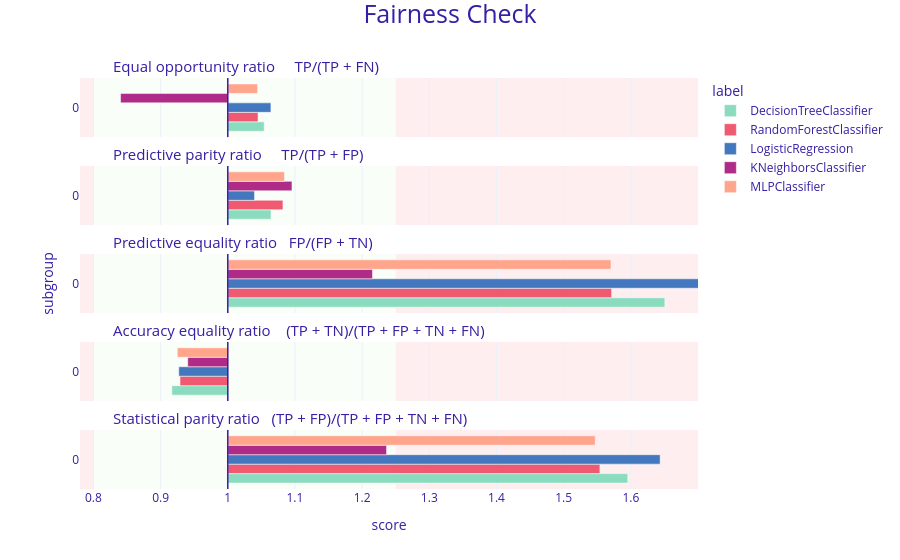

The code cell stored with this chart in its notebook:
### Markdown cell above
We consider the **True Positive Rate (TPR)** to be the most important metric to evaluate for overall diagnostic success, because preserving patient quality of life by correctly detecting mortal cases is the primary objective. 

For this analysis, we defined **Females** as our baseline (**"privileged"** group). However, when looking at the actual metrics, we do *not* consider women to be genuinely privileged by these models. Our `dalex` fairness checks calculate ratios as the *Male metric divided by the Female metric*. Because most resulting ratios are greater than 1, it demonstrates that the system consistently yields higher metric values for men. In other words, the system actually performs worse—and is less sensitive—for women.

Applying the four-fifths rule ($\epsilon = 0.8$), the ratio of the Male metric to the Female metric must fall strictly between **0.80 and 1.25** for a model to be considered fair. Based on the checks, we conclude:

* **Fairness in True Detections (TPR, ACC, PPV):** All five models perform fairly regarding TPR, Accuracy (ACC), and Positive Predictive Value (PPV), staying within the 0.80–1.25 range. Medically, our models are highly equitable at identifying patients who actually experience COVID-19 mortality without missing cases disproportionately in either sex.
* **Significant Bias Detected (FPR, STP):** **Four out of our five models failed the fairness check** due to significant bias in the False Positive Rate (FPR) and Statistical Parity (STP). The ratios for the Decision Tree, Random Forest, Logistic Regression, and MLP far exceeded the 1.25 upper limit (e.g., MLP FPR ratio = 1.57, Logistic Regression FPR ratio = 1.71).
* **The KNN Exception:** The only model to technically pass the fairness check without triggering an alert was **KNN**. However, looking closely at its metrics, it barely passed: its FPR (1.215) and STP (1.236) are resting right on the absolute edge of the 1.25 failure threshold, and its TPR dropped significantly to 0.84.
* **Clinical Context:** Because these ratios are *Male / Female*, an FPR ratio like 1.71 means the models drastically over-predict fatal outcomes for male patients. They generate false alarms for men at a rate roughly **57% to 71% higher** than they do for women. 

Our most robust and high-performing models are **not fair**. While they successfully detect true fatal cases equally, they exhibit a heavy bias by vastly over-estimating risk for men, leading to disproportionate resource-denying false positives. While KNN technically passes the fairness threshold, its borderline ratios and poor overall predictive performance (noted in previous sections) make it an inadequate solution. Bias mitigation will be necessary for our top classifiers.

## **9.4 Visualization**
We can plot and compare the fairness metrics of every classifier to visually confirm our findings:
- Fairness Check (Default)
- Metric scores
- Parity-loss graphics (Stacked, Fairness Radar)
- Performance & fairness

### **9.4.1 Fairness check (relative values)**

### Code cell
mf_tree.plot(objects= [mf_forest, mf_logreg, mf_knn, mf_mlp])

### Figure 1 — Plotly figure (JSON) as saved in the notebook; plotly's stock layout.template omitted (floating-point values rounded to 4 significant figures)
{"data": [{"alignmentgroup": "True", "customdata": [["0", 1.054, "DecisionTreeClassifier"]], "hovertemplate": "<b>%{customdata[2]}</b><br>Subgroup: %{customdata[0]}<br>Score: %{customdata[1]}<br><extra></extra>", "legendgroup": "DecisionTreeClassifier", "marker": {"color": "#8bdcbe", "pattern": {"shape": ""}}, "name": "DecisionTreeClassifier", "offsetgroup": "DecisionTreeClassifier", "orientation": "h", "showlegend": true, "textposition": "auto", "type": "bar", "x": [0.05418], "xaxis": "x5", "y": [0.5], "yaxis": "y5"}, {"alignmentgroup": "True", "customdata": [["0", 1.064, "DecisionTreeClassifier"]], "hovertemplate": "<b>%{customdata[2]}</b><br>Subgroup: %{customdata[0]}<br>Score: %{customdata[1]}<br><extra></extra>", "legendgroup": "DecisionTreeClassifier", "marker": {"color": "#8bdcbe", "pattern": {"shape": ""}}, "name": "DecisionTreeClassifier", "offsetgroup": "DecisionTreeClassifier", "orientation": "h", "showlegend": false, "textposition": "auto", "type": "bar", "x": [0.06436], "xaxis": "x4", "y": [0.5], "yaxis": "y4"}, {"alignmentgroup": "True", "customdata": [["0", 1.651, "DecisionTreeClassifier"]], "hovertemplate": "<b>%{customdata[2]}</b><br>Subgroup: %{customdata[0]}<br>Score: %{customdata[1]}<br><extra></extra>", "legendgroup": "DecisionTreeClassifier", "marker": {"color": "#8bdcbe", "pattern": {"shape": ""}}, "name": "DecisionTreeClassifier", "offsetgroup": "DecisionTreeClassifier", "orientation": "h", "showlegend": false, "textposition": "auto", "type": "bar", "x": [0.6507], "xaxis": "x3", "y": [0.5], "yaxis": "y3"}, {"alignmentgroup": "True", "customdata": [["0", 0.917, "DecisionTreeClassifier"]], "hovertemplate": "<b>%{customdata[2]}</b><br>Subgroup: %{customdata[0]}<br>Score: %{customdata[1]}<br><extra></extra>", "legendgroup": "DecisionTreeClassifier", "marker": {"color": "#8bdcbe", "pattern": {"shape": ""}}, "name": "DecisionTreeClassifier", "offsetgroup": "DecisionTreeClassifier", "orientation": "h", "showlegend": false, "textposition": "auto", "type": "bar", "x": [-0.08324], "xaxis": "x2", "y": [0.5], "yaxis": "y2"}, {"alignmentgroup": "True", "customdata": [["0", 1.595, "DecisionTreeClassifier"]], "hovertemplate": "<b>%{customdata[2]}</b><br>Subgroup: %{customdata[0]}<br>Score: %{customdata[1]}<br><extra></extra>", "legendgroup": "DecisionTreeClassifier", "marker": {"color": "#8bdcbe", "pattern": {"shape": ""}}, "name": "DecisionTreeClassifier", "offsetgroup": "DecisionTreeClassifier", "orientation": "h", "showlegend": false, "textposition": "auto", "type": "bar", "x": [0.5955], "xaxis": "x", "y": [0.5], "yaxis": "y"}, {"alignmentgroup": "True", "customdata": [["0", 1.045, "RandomForestClassifier"]], "hovertemplate": "<b>%{customdata[2]}</b><br>Subgroup: %{customdata[0]}<br>Score: %{customdata[1]}<br><extra></extra>", "legendgroup": "RandomForestClassifier", "marker": {"color": "#f05a71", "pattern": {"shape": ""}}, "name": "RandomForestClassifier", "offsetgroup": "RandomForestClassifier", "orientation": "h", "showlegend": true, "textposition": "auto", "type": "bar", "x": [0.04508], "xaxis": "x5", "y": [0.5], "yaxis": "y5"}, {"alignmentgroup": "True", "customdata": [["0", 1.082, "RandomForestClassifier"]], "hovertemplate": "<b>%{customdata[2]}</b><br>Subgroup: %{customdata[0]}<br>Score: %{customdata[1]}<br><extra></extra>", "legendgroup": "RandomForestClassifier", "marker": {"color": "#f05a71", "pattern": {"shape": ""}}, "name": "RandomForestClassifier", "offsetgroup": "RandomForestClassifier", "orientation": "h", "showlegend": false, "textposition": "auto", "type": "bar", "x": [0.08213], "xaxis": "x4", "y": [0.5], "yaxis": "y4"}, {"alignmentgroup": "True", "customdata": [["0", 1.571, "RandomForestClassifier"]], "hovertemplate": "<b>%{customdata[2]}</b><br>Subgroup: %{customdata[0]}<br>Score: %{customdata[1]}<br><extra></extra>", "legendgroup": "RandomForestClassifier", "marker": {"color": "#f05a71", "pattern": {"shape": ""}}, "name": "RandomForestClassifier", "offsetgroup": "RandomForestClassifier", "orientation": "h", "showlegend": false, "textposition": "auto", "type": "bar", "x": [0.5714], "xaxis": "x3", "y": [0.5], "yaxis": "y3"}, {"alignmentgroup": "True", "customdata": [["0", 0.929, "RandomForestClassifier"]], "hovertemplate": "<b>%{customdata[2]}</b><br>Subgroup: %{customdata[0]}<br>Score: %{customdata[1]}<br><extra></extra>", "legendgroup": "RandomForestClassifier", "marker": {"color": "#f05a71", "pattern": {"shape": ""}}, "name": "RandomForestClassifier", "offsetgroup": "RandomForestClassifier", "orientation": "h", "showlegend": false, "textposition": "auto", "type": "bar", "x": [-0.0711], "xaxis": "x2", "y": [0.5], "yaxis": "y2"}, {"alignmentgroup": "True", "customdata": [["0", 1.554, "RandomForestClassifier"]], "hovertemplate": "<b>%{customdata[2]}</b><br>Subgroup: %{customdata[0]}<br>Score: %{customdata[1]}<br><extra></extra>", "legendgroup": "RandomForestClassifier", "marker": {"color": "#f05a71", "pattern": {"shape": ""}}, "name": "RandomForestClassifier", "offsetgroup": "RandomForestClassifier", "orientation": "h", "showlegend": false, "textposition": "auto", "type": "bar", "x": [0.554], "xaxis": "x", "y": [0.5], "yaxis": "y"}, {"alignmentgroup": "True", "customdata": [["0", 1.064, "LogisticRegression"]], "hovertemplate": "<b>%{customdata[2]}</b><br>Subgroup: %{customdata[0]}<br>Score: %{customdata[1]}<br><extra></extra>", "legendgroup": "LogisticRegression", "marker": {"color": "#4378bf", "pattern": {"shape": ""}}, "name": "LogisticRegression", "offsetgroup": "LogisticRegression", "orientation": "h", "showlegend": true, "textposition": "auto", "type": "bar", "x": [0.0642], "xaxis": "x5", "y": [0.5], "yaxis": "y5"}, {"alignmentgroup": "True", "customdata": [["0", 1.04, "LogisticRegression"]], "hovertemplate": "<b>%{customdata[2]}</b><br>Subgroup: %{customdata[0]}<br>Score: %{customdata[1]}<br><extra></extra>", "legendgroup": "LogisticRegression", "marker": {"color": "#4378bf", "pattern": {"shape": ""}}, "name": "LogisticRegression", "offsetgroup": "LogisticRegression", "orientation": "h", "showlegend": false, "textposition": "auto", "type": "bar", "x": [0.03982], "xaxis": "x4", "y": [0.5], "yaxis": "y4"}, {"alignmentgroup": "True", "customdata": [["0", 1.713, "LogisticRegression"]], "hovertemplate": "<b>%{customdata[2]}</b><br>Subgroup: %{customdata[0]}<br>Score: %{customdata[1]}<br><extra></extra>", "legendgroup": "LogisticRegression", "marker": {"color": "#4378bf", "pattern": {"shape": ""}}, "name": "LogisticRegression", "offsetgroup": "LogisticRegression", "orientation": "h", "showlegend": false, "textposition": "auto", "type": "bar", "x": [0.713], "xaxis": "x3", "y": [0.5], "yaxis": "y3"}, {"alignmentgroup": "True", "customdata": [["0", 0.927, "LogisticRegression"]], "hovertemplate": "<b>%{customdata[2]}</b><br>Subgroup: %{customdata[0]}<br>Score: %{customdata[1]}<br><extra></extra>", "legendgroup": "LogisticRegression", "marker": {"color": "#4378bf", "pattern": {"shape": ""}}, "name": "LogisticRegression", "offsetgroup": "LogisticRegression", "orientation": "h", "showlegend": false, "textposition": "auto", "type": "bar", "x": [-0.07298], "xaxis": "x2", "y": [0.5], "yaxis": "y2"}, {"alignmentgroup": "True", "customdata": [["0", 1.644, "LogisticRegression"]], "hovertemplate": "<b>%{customdata[2]}</b><br>Subgroup: %{customdata[0]}<br>Score: %{customdata[1]}<br><extra></extra>", "legendgroup": "LogisticRegression", "marker": {"color": "#4378bf", "pattern": {"shape": ""}}, "name": "LogisticRegression", "offsetgroup": "LogisticRegression", "orientation": "h", "showlegend": false, "textposition": "auto", "type": "bar", "x": [0.6436], "xaxis": "x", "y": [0.5], "yaxis": "y"}, {"alignmentgroup": "True", "customdata": [["0", 0.84, "KNeighborsClassifier"]], "hovertemplate": "<b>%{customdata[2]}</b><br>Subgroup: %{customdata[0]}<br>Score: %{customdata[1]}<br><extra></extra>", "legendgroup": "KNeighborsClassifier", "marker": {"color": "#ae2c87", "pattern": {"shape": ""}}, "name": "KNeighborsClassifier", "offsetgroup": "KNeighborsClassifier", "orientation": "h", "showlegend": true, "textposition": "auto", "type": "bar", "x": [-0.1596], "xaxis": "x5", "y": [0.5], "yaxis": "y5"}, {"alignmentgroup": "True", "customdata": [["0", 1.096, "KNeighborsClassifier"]], "hovertemplate": "<b>%{customdata[2]}</b><br>Subgroup: %{customdata[0]}<br>Score: %{customdata[1]}<br><extra></extra>", "legendgroup": "KNeighborsClassifier", "marker": {"color": "#ae2c87", "pattern": {"shape": ""}}, "name": "KNeighborsClassifier", "offsetgroup": "KNeighborsClassifier", "orientation": "h", "showlegend": false, "textposition": "auto", "type": "bar", "x": [0.09554], "xaxis": "x4", "y": [0.5], "yaxis": "y4"}, {"alignmentgroup": "True", "customdata": [["0", 1.215, "KNeighborsClassifier"]], "hovertemplate": "<b>%{customdata[2]}</b><br>Subgroup: %{customdata[0]}<br>Score: %{customdata[1]}<br><extra></extra>", "legendgroup": "KNeighborsClassifier", "marker": {"color": "#ae2c87", "pattern": {"shape": ""}}, "name": "KNeighborsClassifier", "offsetgroup": "KNeighborsClassifier", "orientation": "h", "showlegend": false, "textposition": "auto", "type": "bar", "x": [0.2154], "xaxis": "x3", "y": [0.5], "yaxis": "y3"}, {"alignmentgroup": "True", "customdata": [["0", 0.94, "KNeighborsClassifier"]], "hovertemplate": "<b>%{customdata[2]}</b><br>Subgroup: %{customdata[0]}<br>Score: %{customdata[1]}<br><extra></extra>", "legendgroup": "KNeighborsClassifier", "marker": {"color": "#ae2c87", "pattern": {"shape": ""}}, "name": "KNeighborsClassifier", "offsetgroup": "KNeighborsClassifier", "orientation": "h", "showlegend": false, "textposition": "auto", "type": "bar", "x": [-0.05962], "xaxis": "x2", "y": [0.5], "yaxis": "y2"}, {"alignmentgroup": "True", "customdata": [["0", 1.236, "KNeighborsClassifier"]], "hovertemplate": "<b>%{customdata[2]}</b><br>Subgroup: %{customdata[0]}<br>Score: %{customdata[1]}<br><extra></extra>", "legendgroup": "KNeighborsClassifier", "marker": {"color": "#ae2c87", "pattern": {"shape": ""}}, "name": "KNeighborsClassifier", "offsetgroup": "KNeighborsClassifier", "orientation": "h", "showlegend": false, "textposition": "auto", "type": "bar", "x": [0.2364], "xaxis": "x", "y": [0.5], "yaxis": "y"}, {"alignmentgroup": "True", "customdata": [["0", 1.044, "MLPClassifier"]], "hovertemplate": "<b>%{customdata[2]}</b><br>Subgroup: %{customdata[0]}<br>Score: %{customdata[1]}<br><extra></extra>", "legendgroup": "MLPClassifier", "marker": {"color": "#ffa58c", "pattern": {"shape": ""}}, "name": "MLPClassifier", "offsetgroup": "MLPClassifier", "orientation": "h", "showlegend": true, "textposition": "auto", "type": "bar", "x": [0.04439], "xaxis": "x5", "y": [0.5], "yaxis": "y5"}, {"alignmentgroup": "True", "customdata": [["0", 1.084, "MLPClassifier"]], "hovertemplate": "<b>%{customdata[2]}</b><br>Subgroup: %{customdata[0]}<br>Score: %{customdata[1]}<br><extra></extra>", "legendgroup": "MLPClassifier", "marker": {"color": "#ffa58c", "pattern": {"shape": ""}}, "name": "MLPClassifier", "offsetgroup": "MLPClassifier", "orientation": "h", "showlegend": false, "textposition": "auto", "type": "bar", "x": [0.08437], "xaxis": "x4", "y": [0.5], "yaxis": "y4"}, {"alignmentgroup": "True", "customdata": [["0", 1.57, "MLPClassifier"]], "hovertemplate": "<b>%{customdata[2]}</b><br>Subgroup: %{customdata[0]}<br>Score: %{customdata[1]}<br><extra></extra>", "legendgroup": "MLPClassifier", "marker": {"color": "#ffa58c", "pattern": {"shape": ""}}, "name": "MLPClassifier", "offsetgroup": "MLPClassifier", "orientation": "h", "showlegend": false, "textposition": "auto", "type": "bar", "x": [0.5705], "xaxis": "x3", "y": [0.5], "yaxis": "y3"}, {"alignmentgroup": "True", "customdata": [["0", 0.925, "MLPClassifier"]], "hovertemplate": "<b>%{customdata[2]}</b><br>Subgroup: %{customdata[0]}<br>Score: %{customdata[1]}<br><extra></extra>", "legendgroup": "MLPClassifier", "marker": {"color": "#ffa58c", "pattern": {"shape": ""}}, "name": "MLPClassifier", "offsetgroup": "MLPClassifier", "orientation": "h", "showlegend": false, "textposition": "auto", "type": "bar", "x": [-0.07512], "xaxis": "x2", "y": [0.5], "yaxis": "y2"}, {"alignmentgroup": "True", "customdata": [["0", 1.547, "MLPClassifier"]], "hovertemplate": "<b>%{customdata[2]}</b><br>Subgroup: %{customdata[0]}<br>Score: %{customdata[1]}<br><extra></extra>", "legendgroup": "MLPClassifier", "marker": {"color": "#ffa58c", "pattern": {"shape": ""}}, "name": "MLPClassifier", "offsetgroup": "MLPClassifier", "orientation": "h", "showlegend": false, "textposition": "auto", "type": "bar", "x": [0.5471], "xaxis": "x", "y": [0.5], "yaxis": "y"}], "layout": {"annotations": [{"font": {"size": 15}, "showarrow": false, "text": "Statistical parity ratio   (TP + FP)/(TP + FP + TN + FN)", "x": 0.05, "xanchor": "left", "xref": "paper", "y": 0.144, "yanchor": "bottom", "yref": "paper"}, {"font": {"size": 15}, "showarrow": false, "text": "Accuracy equality ratio    (TP + TN)/(TP + FP + TN + FN)", "x": 0.05, "xanchor": "left", "xref": "paper", "y": 0.358, "yanchor": "bottom", "yref": "paper"}, {"font": {"size": 15}, "showarrow": false, "text": "Predictive equality ratio   FP/(FP + TN)", "x": 0.05, "xanchor": "left", "xref": "paper", "y": 0.572, "yanchor": "bottom", "yref": "paper"}, {"font": {"size": 15}, "showarrow": false, "text": "Predictive parity ratio     TP/(TP + FP)", "x": 0.05, "xanchor": "left", "xref": "paper", "y": 0.786, "yanchor": "bottom", "yref": "paper"}, {"font": {"size": 15}, "showarrow": false, "text": "Equal opportunity ratio     TP/(TP + FN)", "x": 0.05, "xanchor": "left", "xref": "paper", "y": 1, "yanchor": "bottom", "yref": "paper"}], "barmode": "group", "font": {"color": "#371ea3"}, "legend": {"title": {"text": "label"}, "tracegroupgap": 0}, "margin": {"b": 71, "r": 30, "t": 78}, "shapes": [{"fillcolor": "#f05a71", "layer": "below", "line": {"width": 0}, "opacity": 0.1, "type": "rect", "x0": 0.25, "x1": 0.7, "xref": "x", "y0": 0, "y1": 1, "yref": "y"}, {"fillcolor": "#f05a71", "layer": "below", "line": {"width": 0}, "opacity": 0.1, "type": "rect", "x0": -0.22, "x1": -0.2, "xref": "x", "y0": 0, "y1": 1, "yref": "y"}, {"fillcolor": "#c7f5bf", "layer": "below", "line": {"width": 0}, "opacity": 0.1, "type": "rect", "x0": -0.2, "x1": 0.25, "xref": "x", "y0": 0, "y1": 1, "yref": "y"}, {"line": {"color": "#371ea3", "width": 1.5}, "type": "line", "x0": 0, "x1": 0, "xref": "x", "y0": 0, "y1": 1, "yref": "y"}, {"fillcolor": "#f05a71", "layer": "below", "line": {"width": 0}, "opacity": 0.1, "type": "rect", "x0": 0.25, "x1": 0.7, "xref": "x", "y0": 0, "y1": 1, "yref": "y2"}, {"fillcolor": "#f05a71", "layer": "below", "line": {"width": 0}, "opacity": 0.1, "type": "rect", "x0": -0.22, "x1": -0.2, "xref": "x", "y0": 0, "y1": 1, "yref": "y2"}, {"fillcolor": "#c7f5bf", "layer": "below", "line": {"width": 0}, "opacity": 0.1, "type": "rect", "x0": -0.2, "x1": 0.25, "xref": "x", "y0": 0, "y1": 1, "yref": "y2"}, {"line": {"color": "#371ea3", "width": 1.5}, "type": "line", "x0": 0, "x1": 0, "xref": "x", "y0": 0, "y1": 1, "yref": "y2"}, {"fillcolor": "#f05a71", "layer": "below", "line": {"width": 0}, "opacity": 0.1, "type": "rect", "x0": 0.25, "x1": 0.7, "xref": "x", "y0": 0, "y1": 1, "yref": "y3"}, {"fillcolor": "#f05a71", "layer": "below", "line": {"width": 0}, "opacity": 0.1, "type": "rect", "x0": -0.22, "x1": -0.2, "xref": "x", "y0": 0, "y1": 1, "yref": "y3"}, {"fillcolor": "#c7f5bf", "layer": "below", "line": {"width": 0}, "opacity": 0.1, "type": "rect", "x0": -0.2, "x1": 0.25, "xref": "x", "y0": 0, "y1": 1, "yref": "y3"}, {"line": {"color": "#371ea3", "width": 1.5}, "type": "line", "x0": 0, "x1": 0, "xref": "x", "y0": 0, "y1": 1, "yref": "y3"}, {"fillcolor": "#f05a71", "layer": "below", "line": {"width": 0}, "opacity": 0.1, "type": "rect", "x0": 0.25, "x1": 0.7, "xref": "x", "y0": 0, "y1": 1, "yref": "y4"}, {"fillcolor": "#f05a71", "layer": "below", "line": {"width": 0}, "opacity": 0.1, "type": "rect", "x0": -0.22, "x1": -0.2, "xref": "x", "y0": 0, "y1": 1, "yref": "y4"}, {"fillcolor": "#c7f5bf", "layer": "below", "line": {"width": 0}, "opacity": 0.1, "type": "rect", "x0": -0.2, "x1": 0.25, "xref": "x", "y0": 0, "y1": 1, "yref": "y4"}, {"line": {"color": "#371ea3", "width": 1.5}, "type": "line", "x0": 0, "x1": 0, "xref": "x", "y0": 0, "y1": 1, "yref": "y4"}, {"fillcolor": "#f05a71", "layer": "below", "line": {"width": 0}, "opacity": 0.1, "type": "rect", "x0": 0.25, "x1": 0.7, "xref": "x", "y0": 0, "y1": 1, "yref": "y5"}, {"fillcolor": "#f05a71", "layer": "below", "line": {"width": 0}, "opacity": 0.1, "type": "rect", "x0": -0.22, "x1": -0.2, "xref": "x", "y0": 0, "y1": 1, "yref": "y5"}, {"fillcolor": "#c7f5bf", "layer": "below", "line": {"width": 0}, "opacity": 0.1, "type": "rect", "x0": -0.2, "x1": 0.25, "xref": "x", "y0": 0, "y1": 1, "yref": "y5"}, {"line": {"color": "#371ea3", "width": 1.5}, "type": "line", "x0": 0, "x1": 0, "xref": "x", "y0": 0, "y1": 1, "yref": "y5"}], "title": {"font": {"size": 25}, "text": "Fairness Check", "x": 0.5, "y": 0.99}, "xaxis": {"anchor": "y", "domain": [0, 1], "range": [-0.22, 0.7], "ticktext": [0.7, 0.8, 0.9, 1, 1.1, 1.2, 1.3, 1.4, 1.5, 1.6, 1], "tickvals": [-0.3, -0.2, -0.1, 0, 0.1, 0.2, 0.3, 0.4, 0.5, 0.6, 0], "title": {"text": "score"}}, "xaxis2": {"anchor": "y2", "domain": [0, 1], "matches": "x", "range": [-0.22, 0.7], "showticklabels": false, "ticktext": [0.7, 0.8, 0.9, 1, 1.1, 1.2, 1.3, 1.4, 1.5, 1.6, 1], "tickvals": [-0.3, -0.2, -0.1, 0, 0.1, 0.2, 0.3, 0.4, 0.5, 0.6, 0]}, "xaxis3": {"anchor": "y3", "domain": [0, 1], "matches": "x", "range": [-0.22, 0.7], "showticklabels": false, "ticktext": [0.7, 0.8, 0.9, 1, 1.1, 1.2, 1.3, 1.4, 1.5, 1.6, 1], "tickvals": [-0.3, -0.2, -0.1, 0, 0.1, 0.2, 0.3, 0.4, 0.5, 0.6, 0]}, "xaxis4": {"anchor": "y4", "domain": [0, 1], "matches": "x", "range": [-0.22, 0.7], "showticklabels": false, "ticktext": [0.7, 0.8, 0.9, 1, 1.1, 1.2, 1.3, 1.4, 1.5, 1.6, 1], "tickvals": [-0.3, -0.2, -0.1, 0, 0.1, 0.2, 0.3, 0.4, 0.5, 0.6, 0]}, "xaxis5": {"anchor": "y5", "domain": [0, 1], "matches": "x", "range": [-0.22, 0.7], "showticklabels": false, "ticktext": [0.7, 0.8, 0.9, 1, 1.1, 1.2, 1.3, 1.4, 1.5, 1.6, 1], "tickvals": [-0.3, -0.2, -0.1, 0, 0.1, 0.2, 0.3, 0.4, 0.5, 0.6, 0]}, "yaxis": {"anchor": "x", "domain": [0, 0.144], "range": [0, 1], "showgrid": false, "ticktext": ["0"], "tickvals": [0.5], "title": {"text": ""}, "zeroline": false}, "yaxis2": {"anchor": "x2", "domain": [0.214, 0.358], "matches": "y", "range": [0, 1], "showgrid": false, "ticktext": ["0"], "tickvals": [0.5], "title": {"text": ""}, "zeroline": false}, "yaxis3": {"anchor": "x3", "domain": [0.428, 0.572], "matches": "y", "range": [0, 1], "showgrid": false, "ticktext": ["0"], "tickvals": [0.5], "title": {"text": "subgroup"}, "zeroline": false}, "yaxis4": {"anchor": "x4", "domain": [0.642, 0.786], "matches": "y", "range": [0, 1], "showgrid": false, "ticktext": ["0"], "tickvals": [0.5], "title": {"text": ""}, "zeroline": false}, "yaxis5": {"anchor": "x5", "domain": [0.856, 1], "matches": "y", "range": [0, 1], "showgrid": false, "ticktext": ["0"], "tickvals": [0.5], "title": {"text": ""}, "zeroline": false}}}
